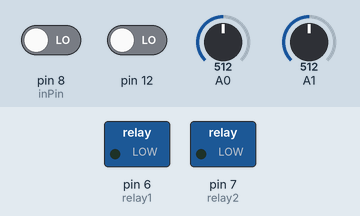
A sketch run on a simulated Arduino Uno, built with avr-gcc and run on an emulated ATmega328P. On the bench: switched loads named in the sketch (green lamp = pin HIGH). Inputs (shaded band) come from the test bench; at power-on: pin 8 (inPin) LOW, pin 12 LOW, A0 = 512, A1 = 512. What the sketch prints to the serial monitor is not drawn.

Above: at 0.1 s.
At 51.6 s:
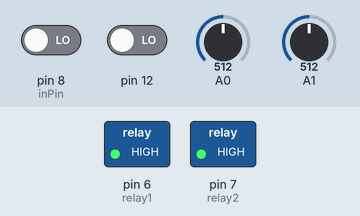
Timing chart, 0 to 53.1 s (numbered marks = the images above):
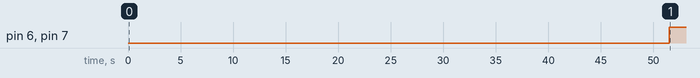

Measured:
- by itself, pin 6 (relay1), pin 7 (relay2): LOW → HIGH at 51.5 s

The sketch:

sketch_mar10a.ino
```cpp
/*******************Demo for MQ-2 Gas Sensor Module V1.0*****************************
 Support: Tiequan Shao: support[at]sandboxelectronics.com

 Lisence: Attribution-NonCommercial-ShareAlike 3.0 Unported (CC BY-NC-SA 3.0)

 Note: This piece of source code is supposed to be used as a demostration ONLY. More
 sophisticated calibration is required for industrial field application.

 Sandbox Electronics 2011-04-25
************************************************************************************/
#include <SoftwareSerial.h>
SoftwareSerial ArduinoSerial(3, 2); // RX, TX

/************************Hardware Related Macros************************************/
#define MQ_PIN1 (0) //define which analog input channel you are going to use
#define MQ_PIN2 (1) //define which analog input channel you are going to use
//#define MQ_PIN3 (2) //define which analog input channel you are going to use

#define RL_VALUE (5) //define the load resistance on the board, in kilo ohms
#define RO_CLEAN_AIR_FACTOR (9.83) //RO_CLEAR_AIR_FACTOR=(Sensor resistance in clean air)/RO,
//which is derived from the chart in datasheet

/***********************Software Related Macros************************************/
#define CALIBARAION_SAMPLE_TIMES (50) //define how many samples you are going to take in the calibration phase
#define CALIBRATION_SAMPLE_INTERVAL (500) //define the time interal(in milisecond) between each samples in the
//cablibration phase
#define READ_SAMPLE_INTERVAL (50) //define how many samples you are going to take in normal operation
#define READ_SAMPLE_TIMES (5) //define the time interal(in milisecond) between each samples in
//normal operation

#define INTERVAL 60000 //60วินาที

/**********************Application Related Macros**********************************/
#define GAS_LPG (0)
#define GAS_CO (1)
#define GAS_SMOKE (2)


/*****************************Globals***********************************************/
float LPGCurve[3] = {2.3, 0.21, -0.47}; //two points are taken from the curve.
//with these two points, a line is formed which is "approximately equivalent"
//to the original curve.
//data format:{ x, y, slope}; point1: (lg200, 0.21), point2: (lg10000, -0.59)
float COCurve[3] = {2.3, 0.72, -0.34}; //two points are taken from the curve.
//with these two points, a line is formed which is "approximately equivalent"
//to the original curve.
//data format:{ x, y, slope}; point1: (lg200, 0.72), point2: (lg10000, 0.15)
float SmokeCurve[3] = {2.3, 0.53, -0.44}; //two points are taken from the curve.
//with these two points, a line is formed which is "approximately equivalent"
//to the original curve.
//data format:{ x, y, slope}; point1: (lg200, 0.53), point2: (lg10000, -0.22)
float Ro = 10; //Ro is initialized to 10 kilo ohms
int S1LPG,S1CO,S1SMOKE;
int S2LPG,S2CO,S2SMOKE;
int S3LPG,S3CO,S3SMOKE;
int S1[3],S2[3];


//digital pin push button,Relay1(alarm bell),Relay2(Valve)
int relay1 = 6;
int relay2 = 7;
int inPin = 8;   // input pin for a pushbutton
int btn,btnstate;
int systemstatus = 0;
int falsealarmcheck;
unsigned long time_1 = 0;
unsigned long time_2 = 0;
unsigned long time_3 = 0;
unsigned long time_4 = 0;


void setup(){

    ArduinoSerial.begin(57600);
    Serial.begin(9600); //UART setup, baudrate = 9600bps
    // setting digital input ,output pin

    pinMode(inPin, INPUT);    // declare pushbutton as input
    pinMode(relay1, OUTPUT);
    pinMode(relay2, OUTPUT);

    Serial.print("Calibrating...\n");
    Ro = MQCalibration(MQ_PIN1); //Calibrating the sensor. Please make sure the sensor is in clean air
    //when you perform the calibration
    Serial.print("Calibration is done...\n");
    Serial.print("Ro=");
    Serial.print(Ro);
    Serial.print("kohm");
    Serial.print("\n");
    Ro = MQCalibration(MQ_PIN2); //Calibrating the sensor. Please make sure the sensor is in clean air
    //when you perform the calibration
    Serial.print("Calibration is done...\n");
    Serial.print("Ro=");
    Serial.print(Ro);
    Serial.print("kohm");
    Serial.print("\n");
    /*
    Ro = MQCalibration(MQ_PIN3); //Calibrating the sensor. Please make sure the sensor is in clean air
    //when you perform the calibration
    Serial.print("Calibration is done...\n");
    Serial.print("Ro=");
    Serial.print(Ro);
    Serial.print("kohm");
    Serial.print("\n");*/

}

void loop()
{
    Serial.print("Sensor1\t");
    Serial.print("LPG:");
    S1LPG = MQGetGasPercentage(MQRead(MQ_PIN1) / Ro, GAS_LPG);
    //Serial.print(MQGetGasPercentage(MQRead(MQ_PIN1) / Ro, GAS_LPG) );
    Serial.print(S1LPG);
    Serial.print( "ppm" );
    Serial.print(" ");
    Serial.print("CO:");
    S1CO = MQGetGasPercentage(MQRead(MQ_PIN1) / Ro, GAS_CO);
    //erial.print(MQGetGasPercentage(MQRead(MQ_PIN1) / Ro, GAS_CO) );
    Serial.print(S1CO);
    Serial.print( "ppm" );
    Serial.print(" ");
    Serial.print("SMOKE:");
    S1SMOKE = MQGetGasPercentage(MQRead(MQ_PIN1) / Ro, GAS_SMOKE);
    //Serial.print(MQGetGasPercentage(MQRead(MQ_PIN1) / Ro, GAS_SMOKE) );
    Serial.print(S1SMOKE);
    Serial.print( "ppm" );
    Serial.print("\n");

    S1[0] = S1LPG;
    S1[1] = S1CO;
    S1[2] = S1SMOKE;

    Serial.print("Sensor2\t");
    Serial.print("LPG:");
    //Serial.print(MQGetGasPercentage(MQRead(MQ_PIN2) / Ro, GAS_LPG) );
    S2LPG = MQGetGasPercentage(MQRead(MQ_PIN2) / Ro, GAS_LPG);
    Serial.print(S2LPG);
    Serial.print( "ppm" );
    Serial.print(" ");
    Serial.print("CO:");
    //Serial.print(MQGetGasPercentage(MQRead(MQ_PIN2) / Ro, GAS_CO) );
    S2CO = MQGetGasPercentage(MQRead(MQ_PIN2) / Ro, GAS_CO);
    Serial.print(S2CO);
    Serial.print( "ppm" );
    Serial.print(" ");
    Serial.print("SMOKE:");
    //Serial.print(MQGetGasPercentage(MQRead(MQ_PIN2) / Ro, GAS_SMOKE) );
    S2SMOKE = MQGetGasPercentage(MQRead(MQ_PIN2) / Ro, GAS_SMOKE);
    Serial.print(S2SMOKE);
    Serial.print( "ppm" );
    Serial.print("\n");

    S2[0] = S2LPG;
    S2[1] = S2CO;
    S2[2] = S2SMOKE;

    if(1000 < S1[0] || S1[0] < -1000 ){
        systemstatus = 1;
    }
    else if(1000 < S2[0] || S2[0] < -1000 ){
      systemstatus = 1;
    }
    else if(200 < S1[1] || S1[1] < -200 ){
      systemstatus = 1;
    }
    else if(200 < S2[1] || S2[1] < -200 ){
      systemstatus = 1;
    }
    else if(400 < S1[2] || S1[2] < -400 ){
      systemstatus = 1;
    }
    else if(400 < S2[2] || S2[2] < -400 ){
      systemstatus = 1;
    }
    else{
      systemstatus = 0;
    }

    /*
    Serial.print("Sensor3\t");
    Serial.print("LPG:");
    //Serial.print(MQGetGasPercentage(MQRead(MQ_PIN3) / Ro, GAS_LPG) );
    S3LPG = MQGetGasPercentage(MQRead(MQ_PIN3) / Ro, GAS_LPG);
    Serial.print(S3LPG);
    Serial.print( "ppm" );
    Serial.print(" ");
    Serial.print("CO:");
    //Serial.print(MQGetGasPercentage(MQRead(MQ_PIN3) / Ro, GAS_CO) );
    S3CO = MQGetGasPercentage(MQRead(MQ_PIN3) / Ro, GAS_CO);
    Serial.print(S3CO);
    Serial.print( "ppm" );
    Serial.print(" ");
    Serial.print("SMOKE:");
    //Serial.print(MQGetGasPercentage(MQRead(MQ_PIN3) / Ro, GAS_SMOKE) );
    S3SMOKE = MQGetGasPercentage(MQRead(MQ_PIN3) / Ro, GAS_SMOKE);
    Serial.print(S3SMOKE);
    Serial.print( "ppm" );
    Serial.print("\n");
    */
    falsealarmcheck = digitalRead(12);

    Serial.println(falsealarmcheck);

    //set function การทำงานของ relay
    btn = digitalRead(inPin);  // read input value
    Serial.println(btn);
    if(btn == 1){
      if(btnstate == 0){
         btnstate = 1;
      }
      else{
        btnstate = 0;
      }
      delay(500);
    }
    if ((btnstate == HIGH || systemstatus == 1) && falsealarmcheck == 0) {         // check if the input is HIGH (button is active)
      digitalWrite(relay1, LOW);
      digitalWrite(relay2, LOW);
    } else {
      digitalWrite(relay1, HIGH);
      digitalWrite(relay2, HIGH);
    }
    Serial.println(btnstate);

    static uint32_t last_send = millis();
    if(millis() - last_send > 500) {
      last_send = millis();
      static int value = 0;

      //สร้างข้อความที่คั่นด้วย , และปิดท้ายด้วยการขึ้นบรรทัดใหม่ เพื่อส่งไปยัง esp8266
      String msg = String(S1[0]) + "," + String(S1[1]) + "," + String(S1[2]) + "," + String(S2[0]) + "," + String(S2[1]) + "," + String(S2[2]) + "," + String(systemstatus) + "," +"\n";
      ArduinoSerial.write( msg.c_str(), msg.length());
      //Serial.print("Send to esp8266 - " + msg);
    }
}

/****************** MQResistanceCalculation ****************************************
 Input: raw_adc - raw value read from adc, which represents the voltage
 Output: the calculated sensor resistance
 Remarks: The sensor and the load resistor forms a voltage divider. Given the voltage
 across the load resistor and its resistance, the resistance of the sensor
 could be derived.
************************************************************************************/
float MQResistanceCalculation(int raw_adc)
{
    return ( ((float)RL_VALUE * (1023 - raw_adc) / raw_adc));
}

/***************************** MQCalibration ****************************************
 Input: mq_pin - analog channel
 Output: Ro of the sensor
 Remarks: This function assumes that the sensor is in clean air. It use
 MQResistanceCalculation to calculates the sensor resistance in clean air
 and then divides it with RO_CLEAN_AIR_FACTOR. RO_CLEAN_AIR_FACTOR is about
 10, which differs slightly between different sensors.
************************************************************************************/
float MQCalibration(int mq_pin)
{
    int i;
    float val = 0;

    for (i = 0; i < CALIBARAION_SAMPLE_TIMES; i++) { //take multiple samples
    val += MQResistanceCalculation(analogRead(mq_pin));
    delay(CALIBRATION_SAMPLE_INTERVAL);
    }
    val = val / CALIBARAION_SAMPLE_TIMES; //calculate the average value

    val = val / RO_CLEAN_AIR_FACTOR; //divided by RO_CLEAN_AIR_FACTOR yields the Ro
    //according to the chart in the datasheet

    return val;
}
/***************************** MQRead *********************************************
 Input: mq_pin - analog channel
 Output: Rs of the sensor
 Remarks: This function use MQResistanceCalculation to caculate the sensor resistenc (Rs).
 The Rs changes as the sensor is in the different consentration of the target
 gas. The sample times and the time interval between samples could be configured
 by changing the definition of the macros.
************************************************************************************/
float MQRead(int mq_pin)
{
    int i;
    float rs = 0;

    for (i = 0; i < READ_SAMPLE_TIMES; i++) {
    rs += MQResistanceCalculation(analogRead(mq_pin));
    delay(READ_SAMPLE_INTERVAL);
    }

    rs = rs / READ_SAMPLE_TIMES;

    return rs;
}

/***************************** MQGetGasPercentage **********************************
 Input: rs_ro_ratio - Rs divided by Ro
 gas_id - target gas type
 Output: ppm of the target gas
 Remarks: This function passes different curves to the MQGetPercentage function which
 calculates the ppm (parts per million) of the target gas.
************************************************************************************/
int MQGetGasPercentage(float rs_ro_ratio, int gas_id)
{
  if ( gas_id == GAS_LPG ) {
    return MQGetPercentage(rs_ro_ratio, LPGCurve);
  }
  else if ( gas_id == GAS_CO ) {
    return MQGetPercentage(rs_ro_ratio, COCurve);
  }
  else if ( gas_id == GAS_SMOKE ) {
    return MQGetPercentage(rs_ro_ratio, SmokeCurve);
  }

  return 0;
}

/***************************** MQGetPercentage **********************************
 Input: rs_ro_ratio - Rs divided by Ro
 pcurve - pointer to the curve of the target gas
 Output: ppm of the target gas
 Remarks: By using the slope and a point of the line. The x(logarithmic value of ppm)
 of the line could be derived if y(rs_ro_ratio) is provided. As it is a
 logarithmic coordinate, power of 10 is used to convert the result to non-logarithmic
 value.
************************************************************************************/
int MQGetPercentage(float rs_ro_ratio, float *pcurve)
{
  return (pow(10, ( ((log(rs_ro_ratio) - pcurve[1]) / pcurve[2]) + pcurve[0])));
}
```
